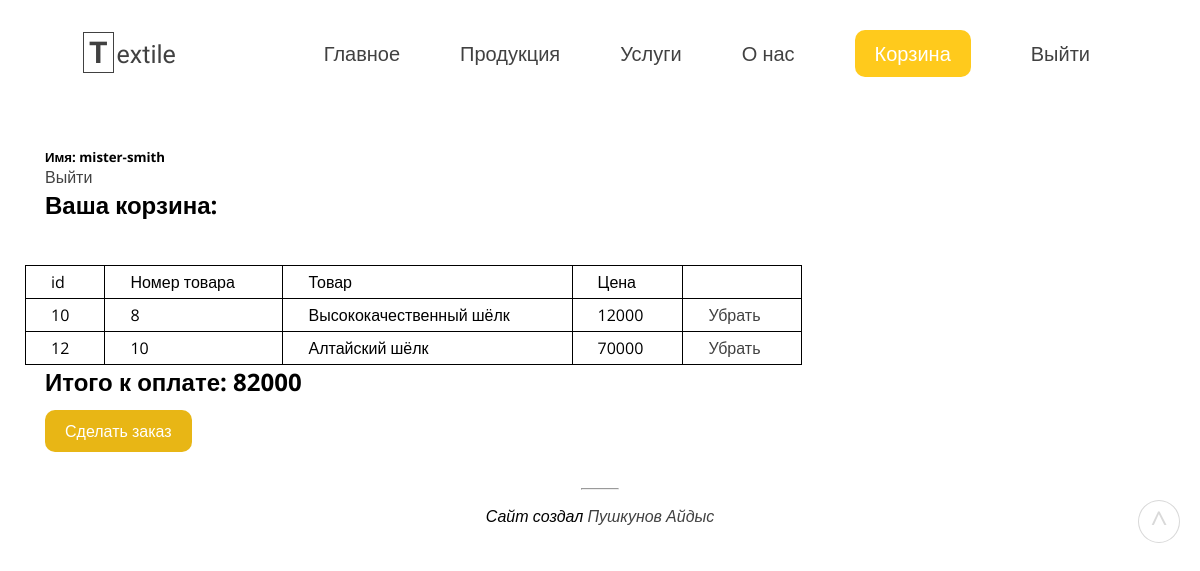
/site-pages/basket.php?userid=false&productid=false (signed in), run on an earlier commit of the app's database.
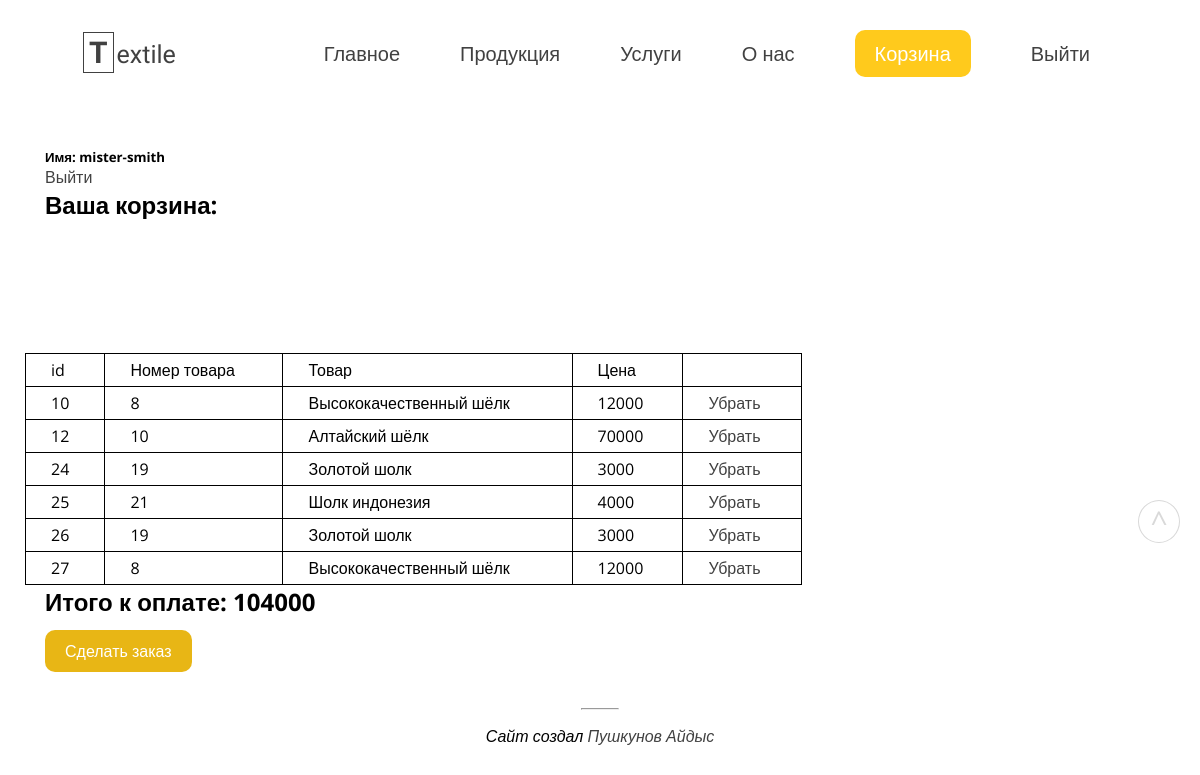
And on a later commit of the database.
### tables this page shows
CREATE TABLE `basket_users` (
  `id_basket` int NOT NULL AUTO_INCREMENT,
  `user_id` int DEFAULT NULL,
  `product_id` int DEFAULT NULL,
  `buy` tinyint(1) DEFAULT '0',
  PRIMARY KEY (`id_basket`),
  KEY `user_id` (`user_id`),
  KEY `product_id` (`product_id`),
  CONSTRAINT `basket_users_ibfk_1` FOREIGN KEY (`user_id`) REFERENCES `users` (`id`),
  CONSTRAINT `basket_users_ibfk_2` FOREIGN KEY (`product_id`) REFERENCES `products` (`id`)
);

CREATE TABLE `products` (
  `id` int NOT NULL AUTO_INCREMENT,
  `image` varchar(255) DEFAULT NULL,
  `title` varchar(255) DEFAULT NULL,
  `price` varchar(255) DEFAULT NULL,
  PRIMARY KEY (`id`)
);

### site-pages/basket.php (the view, shortened to what this page needs)
<?php
    include "../includes/db.php";
?>
<!DOCTYPE html>
<html lang="ru">
<head>
    <link rel="stylesheet" href="../style/style.css">
    <link rel="stylesheet" href="../style/main.css">
    <link rel="stylesheet" href="../style/navigation.css">
    <link rel="stylesheet" type="text/css" href="../style/product-block.css">
    <link rel="stylesheet" type="text/css" href="../style/profile.css">
    <link rel="stylesheet" type="text/css" href="../style/basket.css">
</head>
<body>
    <div id="header" class="container">
        <header>
            <nav scrolling="no">
                <div class="menu" scrolling="no">
                    <div class="logo">
                        <a href="index.html ">
                            <div class="text">
                                <b>T</b><span>extile</span>
                            </div>
                        </a>
                    </div>
                    <div class="menu-items" scrolling="no">
                        <ul>
                            <li><a href="./profile.php">Главное</a></li>
                            <li><a href="./products.php">Продукция</a></li>
                            <li><a href="./services.php">Услуги</a></li>
                            <li><a href="./about.php">О нас</a></li>
                            <li><a href="./basket.php?productid=false&userid=false" class="basket" id="basket-user">Корзина</a></li>
                            <li><a href="./logout.php">Выйти</a></li>
                        </ul>
                    </div>
                </div>
            </nav>
        </header>
        <article>
                <div class="user-name">
                    <h5>Имя: <?php echo($_SESSION['user_name']); ?></h5>
                    <a href="./logout.php">Выйти</a>
                </div>
                <div class="basket-style">
                    <h1>Ваша корзина:</h1>
                </div>
                <table class="table-basket">
                <tr><td>id</td><td class="table-number">Номер товара</td><td>Товар</td><td>Цена</td></tr>
                <?php
                    $count_all = 0;
                    $product_id = $_GET['productid'];
                    if ($product_id == 'false') {
                        $basket_callback = "SELECT * FROM `basket_users` WHERE user_id = {$_SESSION['user_id']}";
                        $result_basket = mysqli_query($conn, $basket_callback);
                        foreach($result_basket as $row) {
                            echo("<br>");
                            $row_product = $row['product_id'];
                            $idbasket= $row['id_basket'];
                            $product_result = mysqli_query($conn, "SELECT * FROM `products` WHERE id={$row_product}");
                            foreach($product_result as $res) {
                                $product_id = $res['id'];
                                $product_title = $res['title'];
                                $product_price = $res['price'];
                                $count_all = $count_all + $product_price;
                                echo("<tr><td>$idbasket</td><td class='table-number'>$product_id</td><td>$product_title</td><td>$product_price</td><td><a href='./delete-product_from_basket.php?deleteid=$idbasket'>Убрать</a></td></tr>");
                            }
                        }
                    }
                ?>
                </table>
                <?php echo("<h2>Итого к оплате: $count_all</h2> <br><a href='basket-render.php?userid={$_SESSION["user_id"]}' class='button-order'>Сделать заказ</a>"); ?>
                <br>
        </article>
        <footer>
            <div class="author">
                <hr>
                <i>Сайт создал <a href="mailto:MyWayInProgramming@gmail.com">Пушкунов Айдыс</a></i>
            </div>
        </footer>
    </div>
    <a href="#header"><div class="button-top">^</div></a>
</body>
</html>

What changed in the data, as far as the page shows it:
added basket_users: id_basket "24"
now on this page (row unchanged): products: id "19", title "Золотой шолк", price "3000"
added basket_users: id_basket "25"
now on this page (row unchanged): products: id "21", title "Шолк индонезия", price "4000"
added basket_users: id_basket "26"
added basket_users: id_basket "27", products (id "8", title "Высококачественный шёлк", price "12000")
Also different on the page:
$count_all: "82000" → "104000"
